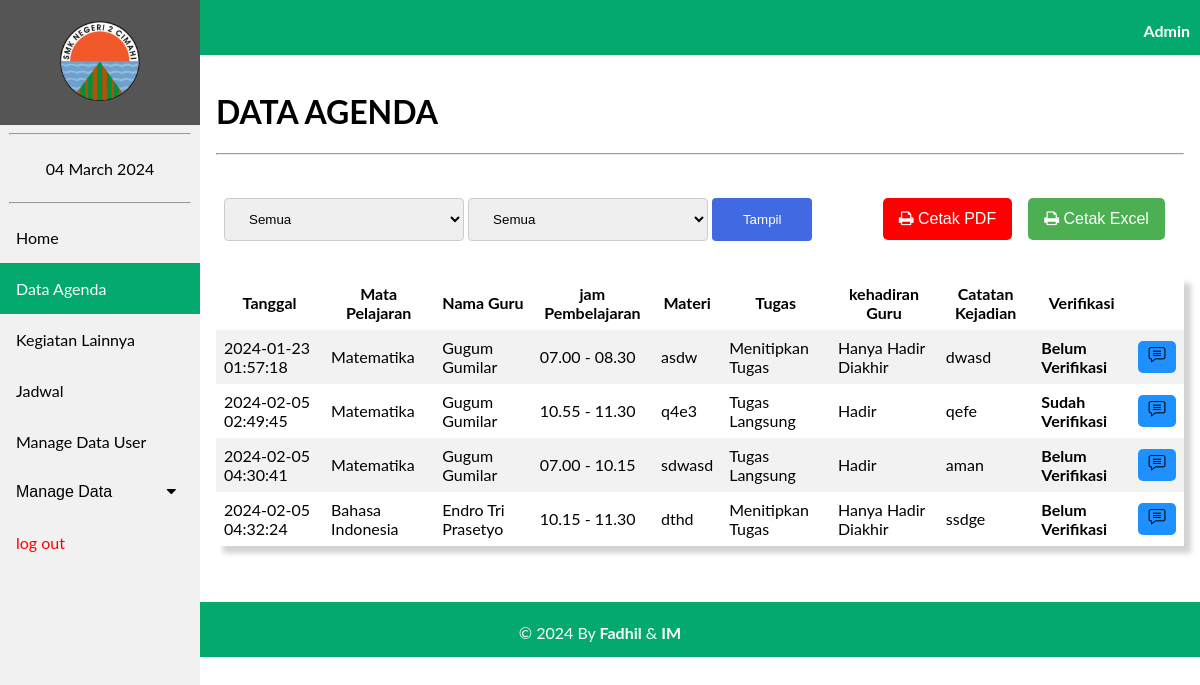
The page /agenda/data_admin.php (signed in) on the database its author committed.
### tables this page shows
CREATE TABLE `tb_agenda` (
  `id_agenda` int(11) NOT NULL,
  `tgl` timestamp NOT NULL DEFAULT current_timestamp() ON UPDATE current_timestamp(),
  `jam_masuk` varchar(50) NOT NULL,
  `jam_selesai` varchar(50) NOT NULL,
  `nip` varchar(18) NOT NULL,
  `id_kelas` varchar(6) NOT NULL,
  `id_mapel` varchar(6) NOT NULL,
  `tugas` enum('Tugas Langsung','Menitipkan Tugas','Tidak Ada Tugas') NOT NULL,
  `materi` varchar(200) NOT NULL,
  `evaluasi` varchar(200) NOT NULL,
  `kehadiran` enum('Hadir','Tidak Hadir','Hanya Hadir Diakhir','Hanya Hadir Diawal') NOT NULL,
  `verifikasi` varchar(50) NOT NULL,
  `comment` text NOT NULL
);

CREATE TABLE `tb_mapel` (
  `id_mapel` varchar(6) NOT NULL,
  `nama_mapel` varchar(70) NOT NULL
);

CREATE TABLE `tb_guru` (
  `nip` varchar(18) NOT NULL,
  `id_mapel` varchar(6) NOT NULL,
  `nama_guru` varchar(100) NOT NULL
);

### agenda/data_admin.php (the view, shortened to what this page needs)
<?php
    include 'koneksi.php';
    if(isset($_POST['submit'])){
        $tgl = $_POST['tampil'];
        $hadir = $_POST['tampil1'];
        if($tgl == "Semua" && $hadir == "Semua1"){
            $sql = "SELECT tb_agenda.id_agenda, tb_mapel.nama_mapel, tb_agenda.materi, tb_agenda.tugas, tb_guru.nama_guru, tb_agenda.kehadiran,
                    tb_agenda.tgl, tb_agenda.evaluasi, tb_agenda.verifikasi, tb_agenda.jam_masuk, tb_agenda.jam_selesai FROM tb_agenda INNER JOIN tb_mapel ON tb_agenda.id_mapel = tb_mapel.id_mapel
                    INNER JOIN tb_guru ON tb_agenda.nip = tb_guru.nip";
            $level = mysqli_query($Conn, $sql);
        }elseif($tgl == "Semua"){
            $sql = "SELECT tb_agenda.id_agenda, tb_mapel.nama_mapel, tb_agenda.materi, tb_agenda.tugas, tb_guru.nama_guru, tb_agenda.kehadiran,
                    tb_agenda.tgl, tb_agenda.evaluasi, tb_agenda.verifikasi, tb_agenda.jam_masuk, tb_agenda.jam_selesai FROM tb_agenda INNER JOIN tb_mapel ON tb_agenda.id_mapel = tb_mapel.id_mapel
                    INNER JOIN tb_guru ON tb_agenda.nip = tb_guru.nip WHERE tb_agenda.kehadiran = '$hadir'";
            $level = mysqli_query($Conn, $sql);
        }elseif($hadir == "Semua1"){
            $sql = "SELECT tb_agenda.id_agenda, tb_mapel.nama_mapel, tb_agenda.materi, tb_agenda.tugas, tb_guru.nama_guru, tb_agenda.kehadiran,
                    tb_agenda.tgl, tb_agenda.evaluasi, tb_agenda.verifikasi, tb_agenda.jam_masuk, tb_agenda.jam_selesai FROM tb_agenda INNER JOIN tb_mapel ON tb_agenda.id_mapel = tb_mapel.id_mapel
                    INNER JOIN tb_guru ON tb_agenda.nip = tb_guru.nip WHERE tgl BETWEEN '$tgl'";
            $level = mysqli_query($Conn, $sql);
        }else{
            $sql = "SELECT tb_agenda.id_agenda, tb_mapel.nama_mapel, tb_agenda.materi, tb_agenda.tugas, tb_guru.nama_guru, tb_agenda.kehadiran,
                    tb_agenda.tgl, tb_agenda.evaluasi, tb_agenda.verifikasi, tb_agenda.jam_masuk, tb_agenda.jam_selesai FROM tb_agenda INNER JOIN tb_mapel ON tb_agenda.id_mapel = tb_mapel.id_mapel
                    INNER JOIN tb_guru ON tb_agenda.nip = tb_guru.nip WHERE tgl BETWEEN '$tgl' AND tb_agenda.kehadiran = '$hadir'";
            $level = mysqli_query($Conn, $sql);
        }
    }else{
        $sql = "SELECT tb_agenda.id_agenda, tb_mapel.nama_mapel, tb_agenda.materi, tb_agenda.tugas, tb_guru.nama_guru, tb_agenda.kehadiran,
                tb_agenda.tgl, tb_agenda.evaluasi, tb_agenda.verifikasi, tb_agenda.jam_masuk, tb_agenda.jam_selesai FROM tb_agenda INNER JOIN tb_mapel ON tb_agenda.id_mapel = tb_mapel.id_mapel
                INNER JOIN tb_guru ON tb_agenda.nip = tb_guru.nip";
        $level = mysqli_query($Conn, $sql);
    }
?>
<!DOCTYPE html>
<html>
<head>
    <link rel="stylesheet" href="navbar.css">
    <link rel="stylesheet" href="https://cdnjs.cloudflare.com/ajax/libs/font-awesome/4.7.0/css/font-awesome.min.css">
<body>
    <header>
        <div class="sidebar">
            <a href="beranda3.php"><center><img src="image/2cmi.PNG" style="width: 80px; padding: 5px;"></center></a>
            <hr  style="width: 90%;">
            <center><a href="#"><?= date("d F Y"); ?></a></center>
            <hr  style="width: 90%;">
            <a href="beranda3.php">Home</a>
            <a class="active" href="data_admin.php">Data Agenda</a>
            <a href="kegiatan_admin.php">Kegiatan Lainnya</a>
            <a href="jadwal.php">Jadwal</a>
            <a href="manage_data_user.php">Manage Data User</a>
            <button class="dropdown-btn">Manage Data
            <i class="fa fa-caret-down"></i>
            </button>
            <a style="color: red;"href="logout.php"> log out</button></a>
        </div>
    </header>
    <div class="head" style="display: inline-block;">
        <p style="margin-right: 10px;"><b>Admin</b></p>
    </div>
    <div class="content">
<h1>DATA AGENDA</h1><hr>
<br>
<table>
    <tr>
        <td>
            <form action="data_admin.php" method="POST">
                <select name="tampil">
                    <option value="Semua">Semua</option>
                </select>
                <select name="tampil1">
                    <option value="Semua1">Semua</option>
                </select>
                <input type="submit" name="submit" value="Tampil">
            </form>
        </td>
        <form action="cetak_laporan.php" method="POST">
        <td align="right"><button class="btn1" name="cetak" style="background-color: red;"><i class="fa fa-print"></i> Cetak PDF</button></td>
        </form>
        <form action="excel.php" method="POST">
        <td><button class="btn1" name="cetak"><i class="fa fa-print"></i> Cetak Excel</button></td>
        </form>
    </tr>
</table><br>
<center>
<table style="box-shadow: 7px 7px 5px lightgrey;">
        <tr>
            <th>Tanggal</th>
            <th>Mata Pelajaran</th>
            <th>Nama Guru</th>
            <th>jam Pembelajaran</th>
            <th>Materi</th>
            <th>Tugas </th>
            <th>kehadiran Guru</th>
            <th>Catatan Kejadian </th>
            <th>Verifikasi</th>
        </tr>
    <?php foreach ($level as $row) : ?>
        <tr>
                <td><?= $row["tgl"];?></td>
                <td><?= $row["nama_mapel"];?></td>
                <td><?= $row["nama_guru"];?></td>
                <td><?= $row["jam_masuk"]." - ".$row['jam_selesai'];?></td>
                <td><?= $row["materi"];?></td>
                <td><?= $row["tugas"];?></td>
                <td><?= $row["kehadiran"];?></td>
                <td><?= $row["evaluasi"];?></td>
                <td><b><?= $row["verifikasi"];?></b></td>
                <td><a href="comment_admin.php?a=<?= $row["id_agenda"]; ?>" style="text-decoration: none;""><button class="btn"><img src="image/comment.PNG" width="18px"></button></a></td>
            </tr>
            <?php endforeach ;
            ?>
</table>
    </center>
</div>
<div class="footer">
        <p>&copy; 2024 By <b>Fadhil</b> & <b>IM</b></p>
    </div>
</body>

### agenda/navbar.css (style rules this page uses)
body { margin: 0; font-family: "Lato", sans-serif; }
.sidebar { margin: 0; padding: 0; width: 200px; background-color: #f1f1f1; position: fixed; height: 100%; overflow-x: hidden; z-index: 1; }
.sidebar a, .dropdown-btn { display: block; color: black; padding: 16px; text-decoration: none; }
.sidebar a.active { background-color: #04AA6D; color: white; }
div.content { margin-left: 200px; padding: 16px; min-height: 515px; }
.head { width: 100%; height: 50px; padding-top: 5px; text-align: right; color: white; background-color: #04AA6D; }
.footer { width: 100%; height: 50px; background-color: #04AA6D; bottom: 0; text-align: center; color: white; padding-top: 5px; }
.dropdown-btn { padding: 16px; text-decoration: none; font-size: 16px; color: black; display: block; border: none; background: none; width: 100%; text-align: left; cursor: pointer; outline: none; }
.fa-caret-down { float: right; padding-right: 8px; }

### agenda/data_admin.php (style rules this page uses)
table { border-collapse: collapse; width: 100%; }
th, td { color: black; padding: 8px; }
th { text-align: center; }
tr:nth-child(even) { background-color: #f2f2f2 }
.btn1 { background-color: #4CAF52; border: none; border-radius: 5px; color: white; padding: 12px 16px; font-size: 16px; cursor: pointer; }
.btn { background-color: DodgerBlue; border: none; border-radius: 5px; color: white; padding: 5px 10px; font-size: 16px; cursor: pointer; }
select { width: 240px; padding: 12px 20px; margin: 8px 0; display: inline-block; border: 1px solid #ccc; border-radius: 4px; box-sizing: border-box; }
input[type=submit] { width: 100px; background-color: RoyalBlue; color: white; padding: 14px 20px; margin: 8px 0; border: none; border-radius: 4px; cursor: pointer; }

### rows shown on the page
tb_agenda: tgl "2024-01-23 01:57:18", id_mapel.nama_mapel "Matematika", tb_guru.nama_guru "Gugum Gumilar", jam_masuk "07.00", jam_selesai "08.30", materi "asdw", tugas "Menitipkan Tugas", kehadiran "Hanya Hadir Diakhir", evaluasi "dwasd", verifikasi "Belum Verifikasi"
tb_agenda: tgl "2024-02-05 02:49:45", id_mapel.nama_mapel "Matematika", tb_guru.nama_guru "Gugum Gumilar", jam_masuk "10.55", jam_selesai "11.30", materi "q4e3", tugas "Tugas Langsung", kehadiran "Hadir", evaluasi "qefe", verifikasi "Sudah Verifikasi"
tb_agenda: tgl "2024-02-05 04:30:41", id_mapel.nama_mapel "Matematika", tb_guru.nama_guru "Gugum Gumilar", jam_masuk "07.00", jam_selesai "10.15", materi "sdwasd", tugas "Tugas Langsung", kehadiran "Hadir", evaluasi "aman", verifikasi "Belum Verifikasi"
tb_agenda: tgl "2024-02-05 04:32:24", id_mapel.nama_mapel "Bahasa Indonesia", tb_guru.nama_guru "Endro Tri Prasetyo", jam_masuk "10.15", jam_selesai "11.30", materi "dthd", tugas "Menitipkan Tugas", kehadiran "Hanya Hadir Diakhir", evaluasi "ssdge", verifikasi "Belum Verifikasi"
